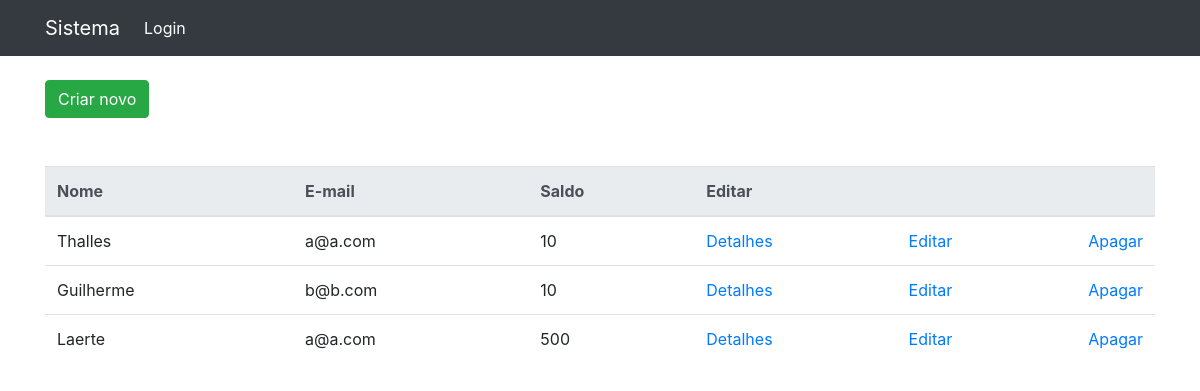
The page /alunos on the database as committed earlier.
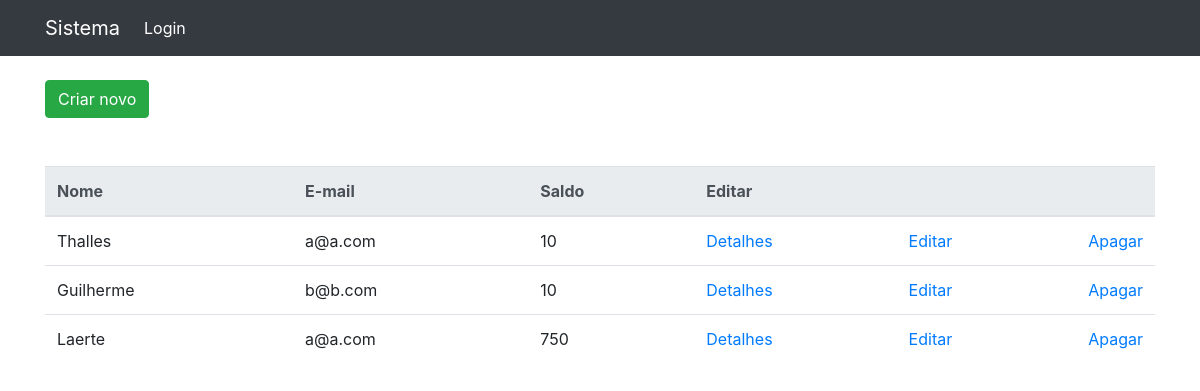
The same page on the database as committed later.
### coin_system/models.py (models this page shows)
class Aluno(models.Model):
    user = models.OneToOneField(User, on_delete=models.CASCADE, blank=True, null=True)
    nome = models.CharField(max_length=120)
    email = models.EmailField()
    cpf = models.CharField(max_length=16)
    rg = models.CharField(max_length=24)
    endereco = models.CharField(max_length=240)
    instituicao_ensino = models.CharField(max_length=80)
    curso = models.CharField(max_length=80)
    saldo = models.IntegerField(default=0)

### coin_system/view_classes/aluno.py (the view)
# urls.py: path('alunos', aluno.AlunoListView.as_view(), name='aluno-list'),
class AlunoListView(ListView):
    model = Aluno
    template_name = 'aluno/list.html'
    context_object_name = 'alunos'
    paginate_by = 5
    def get_context_data(self, **kwargs):
        context = super(AlunoListView, self).get_context_data(**kwargs)
        alunos = self.get_queryset()
        page = self.request.GET.get('page')
        paginator = Paginator(alunos, self.paginate_by)
        try:
            alunos = paginator.page(page)
        except PageNotAnInteger:
            alunos = paginator.page(1)
        except EmptyPage:
            alunos = paginator.page(paginator.num_pages)
        context['alunos'] = alunos
        return context

### coin_system/templates/aluno/list.html (shortened to what this page needs)
{% extends "base.html" %}
{% block container %}
<a href="{% url 'aluno-new' %}" class="btn btn-success mb-5">Criar novo</a>
<table class="table">
    <tr>
        <thead class="thead-light">
            <tr>
                <th scope="col">Nome</th>
                <th scope="col">E-mail</th>
                <th scope="col">Saldo</th>
                <th scope="col">Editar</th>
            </tr>
        </thead>
        <tbody>
            {% for aluno in alunos %}
            <tr>
                <td>{{aluno.nome}}</td>
                <td>{{aluno.email}}</td>
                <td>{{aluno.saldo}}</td>
                <td class="d-flex flex-row justify-content-between">
                    <a href="{% url 'aluno-details' aluno.pk %}">Detalhes</a>
                    <a href="{% url 'aluno-update' aluno.pk %}">Editar</a>
                    <a href="{% url 'aluno-delete' aluno.pk %}">Apagar</a>
                </td>
            </tr>
            {% endfor %}
        </tbody>
</table>
{% endblock %}

Rows that differ between the two databases and show on the page:
changed Aluno "Laerte": saldo "500" → "750"
